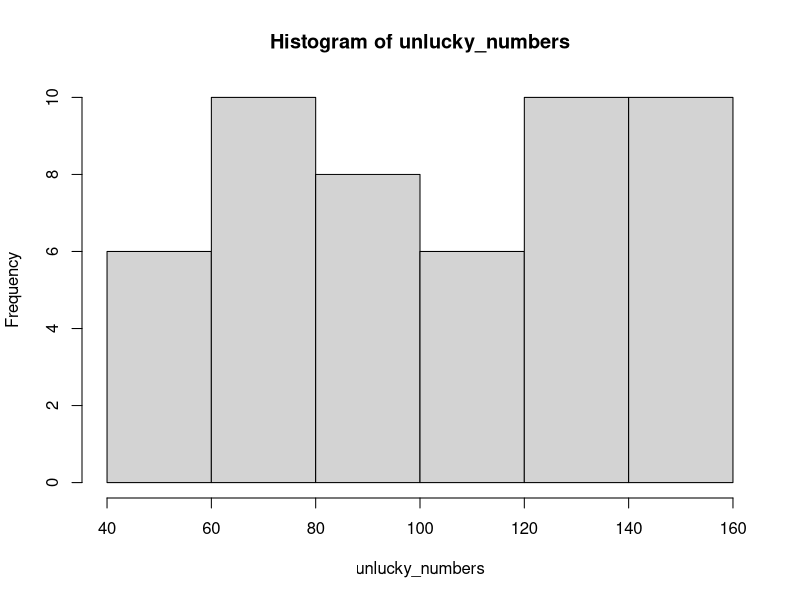
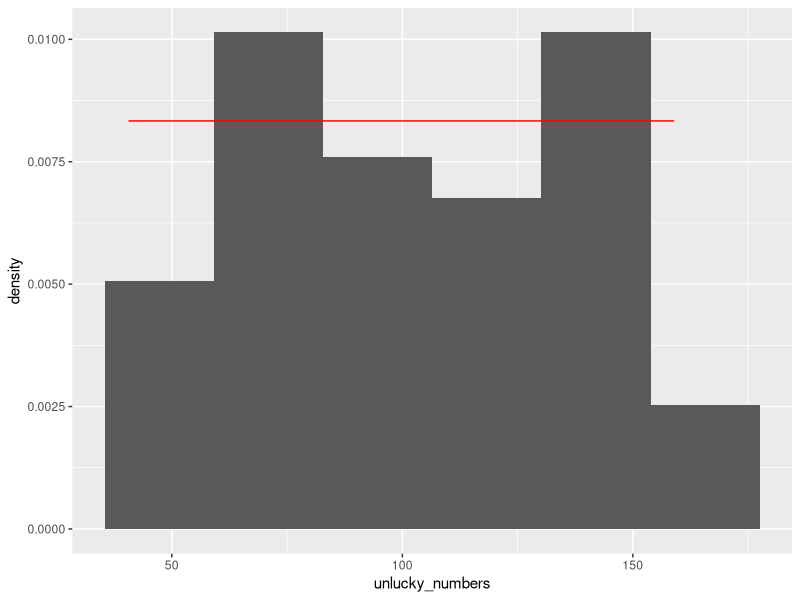
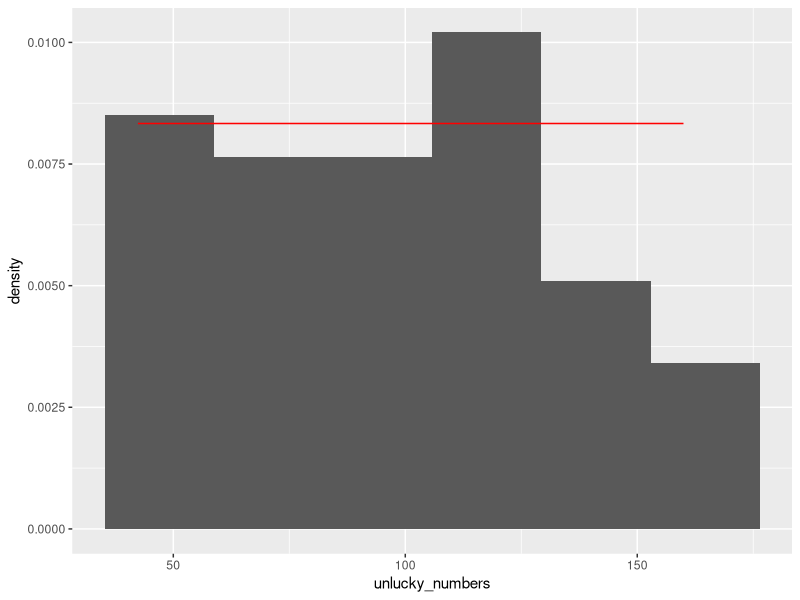
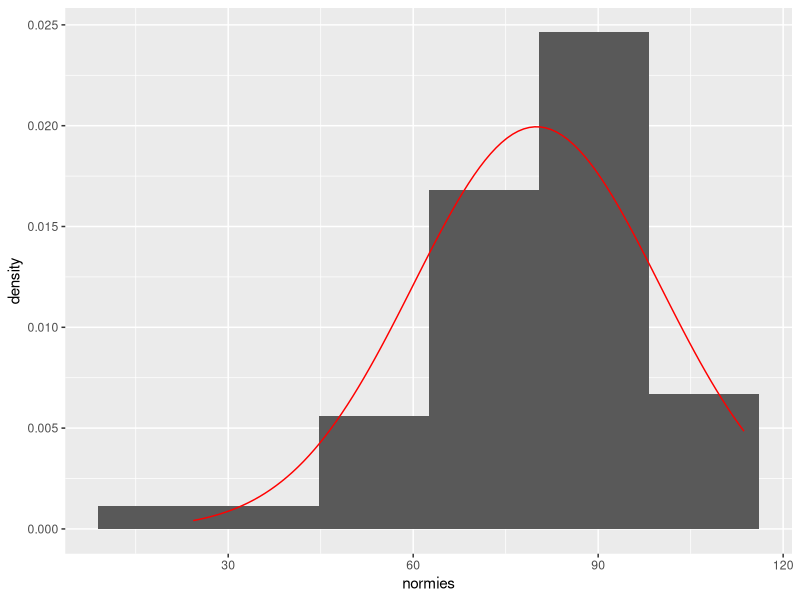
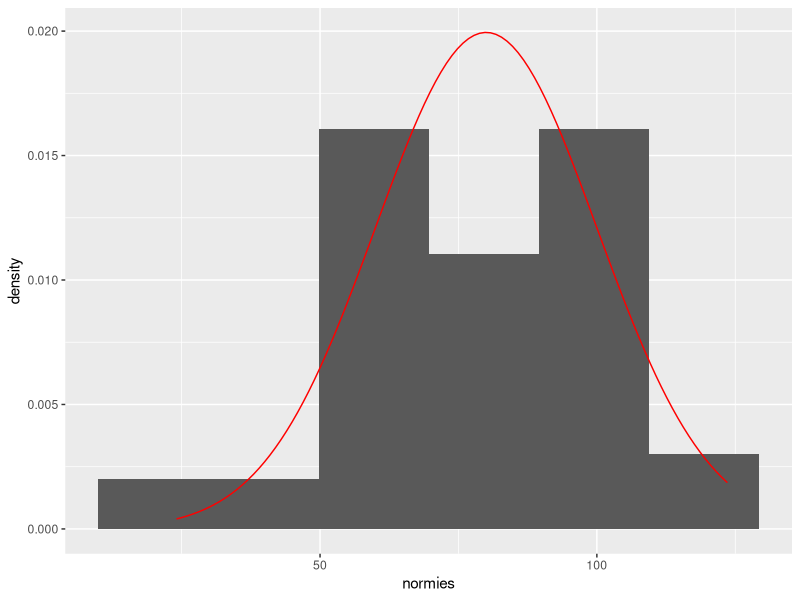
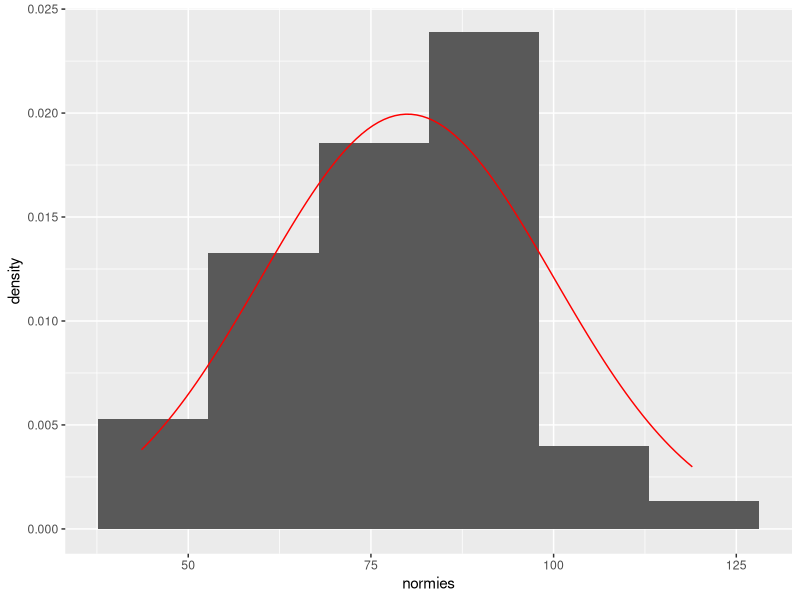
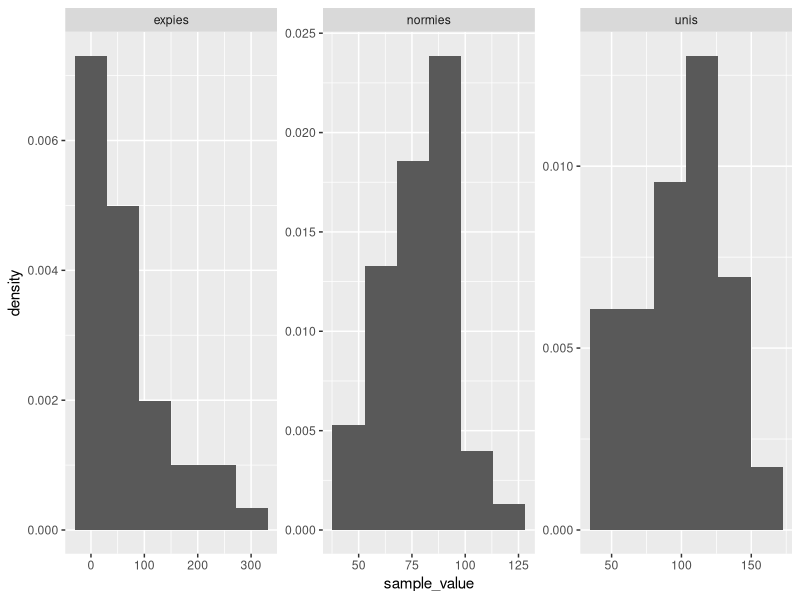
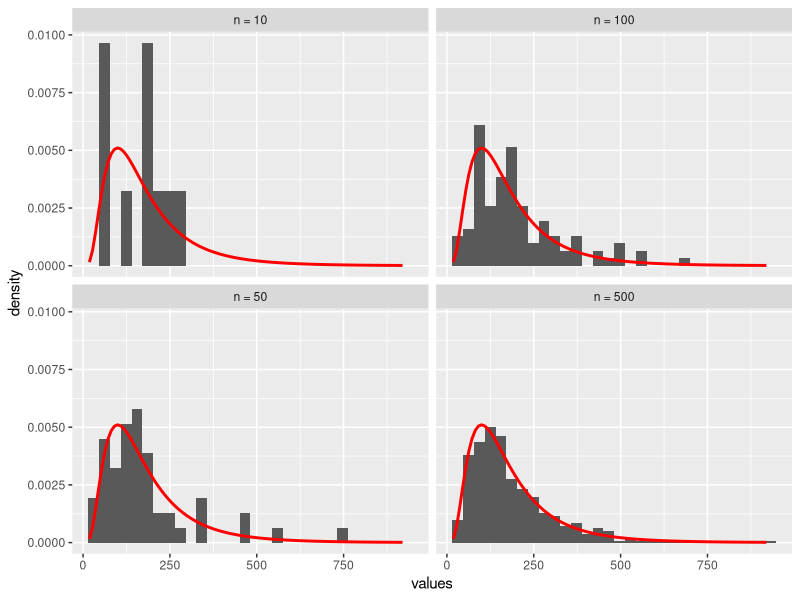

Reproduce these figures in R, in order.
## ---- chunk 1
knitr::opts_chunk$set(echo = TRUE)
## ---- chunk 2
this_is_so_random = runif(n=1)
this_is_so_random
## ---- chunk 3
unlucky_numbers = runif(n=50)
unlucky_numbers
## ---- chunk 4
unlucky_numbers = (unlucky_numbers * (160-40)) + 40
unlucky_numbers
## ---- chunk 5
hist(unlucky_numbers)
## ---- chunk 6
random_df <- as.data.frame(unlucky_numbers)

library(ggplot2)

ggplot(random_df, aes(x=unlucky_numbers)) +
  geom_histogram(aes(y = after_stat(density)), bins = 6) +
  stat_function(
                fun = dunif, 
                args = list(min = 40, max = 160),
                col = 'red')
## ---- chunk 7
low_bound <- 40
upp_bound <- 160

# Generating 50 numbers from the U(0,1) distribution
unlucky_numbers <- runif(n=50)

# transforming to U(40,160) with the quantile function
unlucky_numbers <- qunif(unlucky_numbers, min = low_bound, max = upp_bound)

# Check the results on a histogram
random_df <- as.data.frame(unlucky_numbers)
ggplot(random_df, aes(x=unlucky_numbers)) +
  geom_histogram(aes(y = after_stat(density)), bins = 6) +
  stat_function(
                fun = dunif, 
                args = list(min = 40, max = 160),
                col = 'red')
## ---- chunk 8
mu <- 80
sigma <- 20

# Generating 50 numbers from a U(0,1) distribution
unlucky_numbers <- runif(n=50)

# Transforming to N(80,20) with the help of the quantile function
normies <- qnorm(unlucky_numbers, mean = mu, sd = sigma)

# Check the results on a histogram
norm_df <- as.data.frame(normies)
ggplot(norm_df, aes(x=normies)) +
  geom_histogram(aes(y = after_stat(density)), bins = 6) +
  stat_function(
                fun = dnorm, 
                args = list(mean = mu, sd = sigma),
                col = 'red')
## ---- chunk 9
mu <- 80
sigma <- 20

# Generating 50 numbers from the N(80,20) distribution
normies <- rnorm(n = 50, mean = mu, sd = sigma)

# Check the results on a histogram
norm_df <- as.data.frame(normies)
ggplot(norm_df, aes(x=normies)) +
  geom_histogram(aes(y = after_stat(density)), bins = 6) +
  stat_function(
                fun = dnorm, 
                args = list(mean = mu, sd = sigma),
                col = 'red')
## ---- chunk 10
mu <- 80
sigma <- 20

# Generating 50 numbers from the N(80,20) distribution
set.seed(1992)
normies <- rnorm(n = 50, mean = mu, sd = sigma)

# Check the results on a histogram
norm_df <- as.data.frame(normies)
ggplot(norm_df, aes(x=normies)) +
  geom_histogram(aes(y = after_stat(density)), bins = 6) +
  stat_function(
                fun = dnorm, 
                args = list(mean = mu, sd = sigma),
                col = 'red')
## ---- chunk 11
# Generating 50 numbers from the N(80,20) distribution
mu <- 80
sigma <- 20

set.seed(1992)
normies <- rnorm(n = 50, mean = mu, sd = sigma)
  
# Generating 50 numbers from the Exp(0.0125) distribution
lam <- 0.0125

set.seed(1992)
expies <- rexp(n = 50, rate = lam)

# Generating 50 numbers from the U(40, 160) distribution
low_bound <- 40
upp_bound <- 160

set.seed(1992)
unis <- runif(n = 50, min = low_bound, max = upp_bound)

# Put the results into the same data frame
all_in_one <- data.frame(normies=normies,
                         expies=expies,
                         unis=unis)
str(all_in_one)
## ---- chunk 12
library(tidyverse)
all_in_one_long <- all_in_one %>% gather("distribution", "sample_value")
all_in_one_long
## ---- chunk 13
ggplot(all_in_one_long, aes(x=sample_value)) +
  geom_histogram(aes(y = after_stat(density)), bins=6) +
  facet_wrap(~distribution, scales = "free")
## ---- chunk 14
# parameters of N(80,20)
mu <- 80
sigma <- 20

# parameters of Exp(0.0125)
lam <- 0.0125

# parameters of U(40,160)
low_bound <- 40
upp_bound <- 160

NormStat <- c(
  mu, # Mean (Expected Value)
  sigma, # St Dev
  qnorm(0.5, mu, sigma), # Median
  pnorm(100, mu, sigma)) # P(y_i<100)

ExponStat = c(
  (1/lam), # Mean (Expected Value)
  (1/lam), # St Dev
  qexp(0.5, rate = lam), # Median
  pexp(100, rate = lam)) # P(y_i<100)

UnifStat = c(
  ((low_bound + upp_bound)/2), # Mean (Expected Value)
  ((upp_bound-low_bound)/sqrt(12)), # St Dev
  qunif(0.5, min=low_bound, max=upp_bound), # Median
  punif(100, min=low_bound, max=upp_bound)) # P(y_i<100)

TheoreticalMeasures <- data.frame(Normal=NormStat,
                                  Exponential=ExponStat,
                                  Uniform=UnifStat)

rownames(TheoreticalMeasures) <- c("Exp Value", "St Dev", "Median", "P(y_i<100)") # name of the measures as row indices

TheoreticalMeasures
## ---- chunk 15
NormalSampleStat = c(
  mean(all_in_one$normies), # Mean
  sd(all_in_one$normies), # St Dev
  median(all_in_one$normies), # Median
  sum(all_in_one$normies < 100)/nrow(all_in_one)) # P(y_i<100), now relative freq.

ExponSampleStat = c(
  mean(all_in_one$expies), # Mean
  sd(all_in_one$expies), # St Dev
  median(all_in_one$expies), # Median
  sum(all_in_one$expies < 100)/nrow(all_in_one)) # P(y_i<100), now relative freq.

UnifSampleStat = c(
  mean(all_in_one$unis), # Mean
  sd(all_in_one$unis), # St Dev
  median(all_in_one$unis), # Median
  sum(all_in_one$unis < 100)/nrow(all_in_one)) # P(y_i<100), now relative freq.

SampleStatAll <- data.frame(Normal=NormalSampleStat,
                            Exponential=ExponSampleStat,
                            Uniform=UnifSampleStat)
rownames(SampleStatAll) <- c("Mean", "St Dev", "Median", "P(Y_i<100)") # name of the measures as row indices

SampleStatAll
## ---- chunk 16
TheoreticalMeasures
SampleStatAll
## ---- chunk 17
GenerateSample <- function(sample_size, random_seed){
  # generating sample from N(80,20)
  mu <- 80
  sigma <- 20

  set.seed(random_seed)
  normies <- rnorm(n = sample_size, mean = mu, sd = sigma)
  
  # generating sample from Exp(0.0125)
  lam <- 0.0125

  set.seed(random_seed)
  expies <- rexp(n = sample_size, rate = lam)

  # generating sample from U(40, 160)
  low_bound <- 40
  upp_bound <- 160

  set.seed(random_seed)
  unis <- runif(n = sample_size, min = low_bound, max = upp_bound)

  # Put results in the same data frame
  all_in_one <- data.frame(normies=normies,
                          expies=expies,
                          unis=unis)
  
  NormalSampleStat = c(
    mean(all_in_one$normies), # Mean
    sd(all_in_one$normies), # St Dev
    median(all_in_one$normies), # Median
    sum(all_in_one$normies < 100)/nrow(all_in_one)) # P(y_i<100), now relative freq.

  ExponSampleStat = c(
    mean(all_in_one$expies), # Mean
    sd(all_in_one$expies), # St Dev
    median(all_in_one$expies), # Median
    sum(all_in_one$expies < 100)/nrow(all_in_one)) # P(y_i<100), now relative freq.

  UnifSampleStat = c(
    mean(all_in_one$unis), # Mean
    sd(all_in_one$unis), # St Dev
    median(all_in_one$unis), # Median
    sum(all_in_one$unis < 100)/nrow(all_in_one)) # P(y_i<100), now relative freq.

  SampleStatAll <- data.frame(Normal=NormalSampleStat,
                              Exponential=ExponSampleStat,
                              Uniform=UnifSampleStat)
  rownames(SampleStatAll) <- c("Mean", "St Dev", "Median", "P(Y_i<100)") # name of the measures as row indices
  
  return(SampleStatAll)
}
## ---- chunk 18
GenerateSample(50, 1994)
## ---- chunk 19
TheoreticalMeasures
GenerateSample(50, 1992)
GenerateSample(1000, 1992)
## ---- chunk 20
mu <- 5.01
sigma <- 0.64

gc_df <- data.frame(n=c(rep("n = 10",10),
                        rep("n = 50",50),
                        rep("n = 100",100),
                        rep("n = 500",500)),
                    values = c(rlnorm(10, meanlog = mu, sdlog = sigma),
                               rlnorm(50, meanlog = mu, sdlog = sigma),
                               rlnorm(100, meanlog = mu, sdlog = sigma),
                               rlnorm(500, meanlog = mu, sdlog = sigma)))
gc_df
## ---- chunk 21
ggplot(gc_df, aes(x=values)) +
  geom_histogram(aes(y = after_stat(density))) +
  stat_function(fun = dlnorm, 
                args = list(meanlog = mu, sdlog = sigma),
                col = 'red',
                linewidth = 1) +
  facet_wrap(~n)
## ---- chunk 22
sapply(1:10, function(x) sum(1:100))
## ---- chunk 23
lam <- 0.01

set.seed(1992)
n_10 <- sapply(1:1000, function(x) sum(rexp(n=10, rate = lam)))
n_50 <- sapply(1:1000, function(x) sum(rexp(n=50, rate = lam)))
n_100 <- sapply(1:1000, function(x) sum(rexp(n=100, rate = lam)))
n_500 <- sapply(1:1000, function(x) sum(rexp(n=500, rate = lam)))

clt_df <- data.frame(n_10=n_10,
                     n_50=n_50,
                     n_100=n_100,
                     n_500=n_500)
str(clt_df)
## ---- chunk 24
c(mean(clt_df$n_10), sd(clt_df$n_10))
## ---- chunk 25
clt_df %>% gather("n", "sum_values") %>%
  ggplot(aes(x=sum_values)) +
  geom_histogram(aes(y = after_stat(density)), bins = 15) +
  facet_wrap(~n, scales = "free")
## ---- chunk 26
swimming <- readxl::read_excel("LIDLBalaton2022.xlsx")
str(swimming)
## ---- chunk 27
PopMean = mean(swimming$TIME)
PopStd = sd(swimming$TIME)
PopProp = sum(swimming$TIME > 180)/nrow(swimming)

PopMean
PopStd
PopProp
## ---- chunk 28
set.seed(1992)
selected_into_sample <- sample(rownames(swimming), size = 100, replace = TRUE)
swimming_sample <- swimming[selected_into_sample,]
str(swimming_sample)
## ---- chunk 29
SampleMean = mean(swimming_sample$TIME)
SampleStd = sd(swimming_sample$TIME)
SampleProp = sum(swimming_sample$TIME > 180)/nrow(swimming_sample)

SampleMean
SampleStd
SampleProp
## ---- chunk 30
set.seed(1992)
samples <- replicate(10000, sample(swimming$TIME, size=100, replace = TRUE))
samples <- as.data.frame(t(samples))
rownames(samples) <- paste0("Sample",1:10000)
colnames(samples) <- paste0("Element",1:100)
head(samples)
